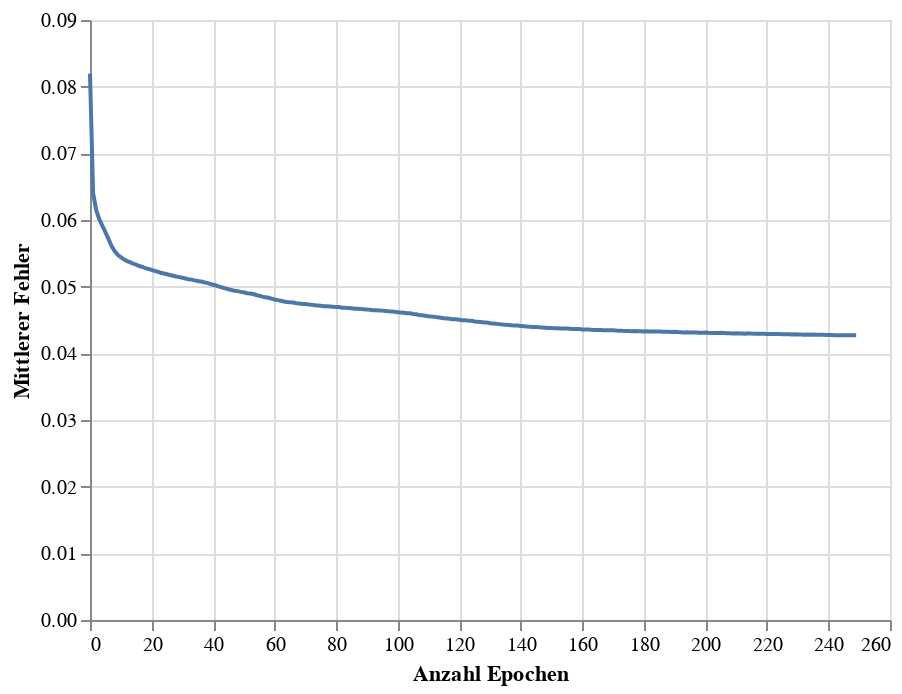

The notebook cell this image was saved under:
### Code cell
train_chart = alt.Chart(loss_df).mark_line().encode(
    x=alt.X('Epoch', title = 'Anzahl Epochen'),
    y=alt.Y('Loss', title = 'Mittlerer Fehler')
)
# glue('train-loss-team', train_chart,display=True)
train_chart

### Figure 1 — Vega-Lite specification as saved in the notebook (floating-point values rounded to 4 significant figures; data arrays with more than 128 entries replaced by an {"elided": "..."} marker saying what was removed)
{"config": {"view": {"continuousWidth": 400, "continuousHeight": 300}}, "data": {"name": "data-bbff6d1b49650a167de12eea5c70c758"}, "mark": "line", "encoding": {"x": {"field": "Epoch", "title": "Anzahl Epochen", "type": "quantitative"}, "y": {"field": "Loss", "title": "Mittlerer Fehler", "type": "quantitative"}}, "$schema": "https://vega.github.io/schema/vega-lite/v4.17.0.json", "datasets": {"data-bbff6d1b49650a167de12eea5c70c758": {"elided": "250 records"}}}
